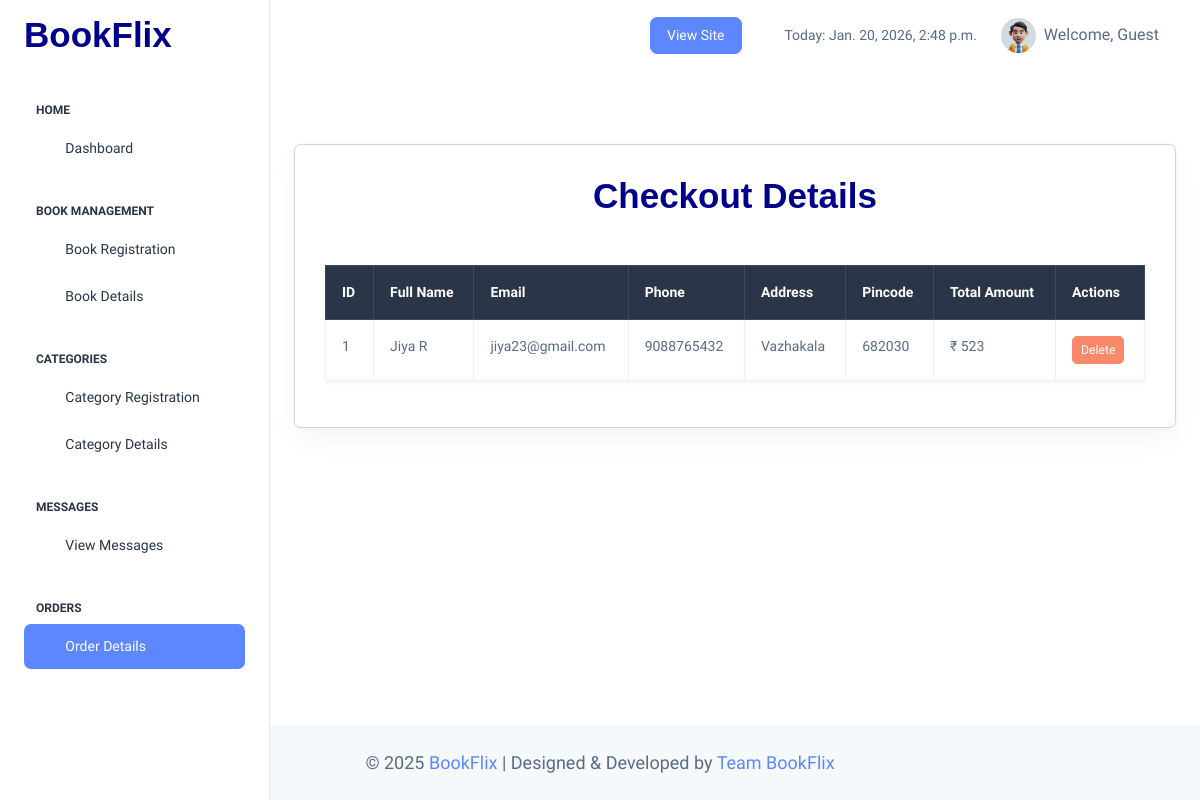
Page /Orderlist/ on the earlier database version.
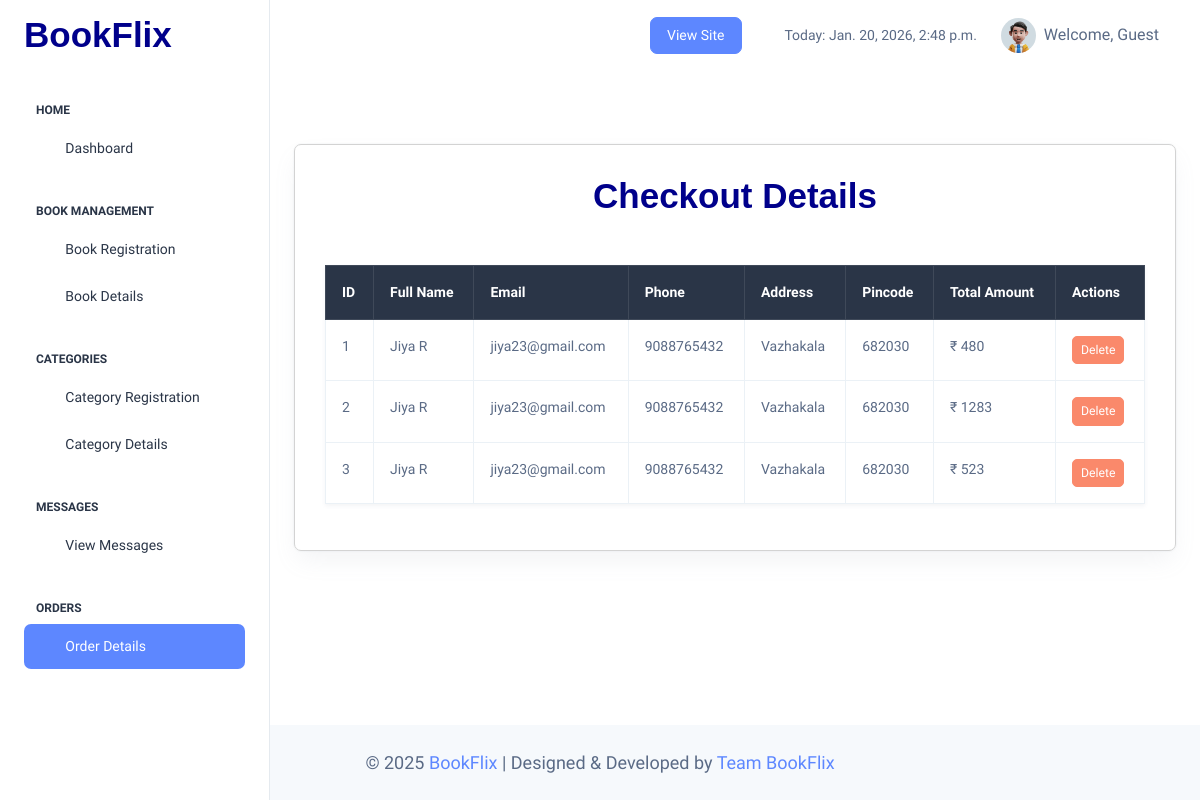
Same page on the later database version.
### webapp/models.py (models this page shows)
class Checkoutdb(models.Model):
    Fullname = models.CharField(max_length=30, null=True, blank=True)
    Email = models.EmailField(max_length=30, null=True, blank=True)
    Phone = models.IntegerField(null=True, blank=True)
    Address = models.TextField(null=True, blank=True)
    Pincode = models.IntegerField(null=True, blank=True)
    Total_amount = models.IntegerField(null=True, blank=True)

### Myapp/views.py (the view)
# urls.py: path("Orderlist/", views.Orderlist, name="Orderlist"),
def Orderlist(request):
    date=datetime.datetime.now()
    data = Checkoutdb.objects.all().order_by('-id')
    return render(request, "Order.html", {'data': data,'date':date})

### Myapp/templates/Order.html
{% extends 'index.html' %}
{% block content %}
<div>
    <div class="card mb-5 mt-5"
         style="height:auto; width:auto; margin:auto; border:1px solid lightgrey; background: rgba(255,255,255,0.15);backdrop-filter: blur(10px); padding:30px;">
        <h1 class="text-center mb-5" style="color:darkblue; font-size:35px; font-weight:bold; font-family:Arial;">
            Checkout Details</h1>
        <table class="table table-bordered table-hover shadow-sm bg-white">
            <thead class="table-dark">
            <tr>
                <th>ID</th>
                <th>Full Name</th>
                <th>Email</th>
                <th>Phone</th>
                <th>Address</th>
                <th>Pincode</th>
                <th>Total Amount</th>
                <th>Actions</th>
            </tr>
            </thead>
            <tbody>
            {% for i in data %}
            <tr>
                <td>{{ forloop.counter }}</td>
                <td>{{ i.Fullname }}</td>
                <td>{{ i.Email }}</td>
                <td>{{ i.Phone }}</td>
                <td>{{ i.Address }}</td>
                <td>{{ i.Pincode }}</td>
                <td>₹ {{ i.Total_amount }}</td>
                <td>
                    <a href="{% url 'Deleteorder' i.id %}"
                       class="btn btn-danger btn-sm"
                       onclick="return confirm('Are you sure you want to delete this record?')">
                        Delete
                    </a>
                </td>
            </tr>
            {% empty %}
            <tr>
                <td colspan="8" class="text-center text-muted">No checkout records found.</td>
            </tr>
            {% endfor %}
            </tbody>
        </table>
    </div>
</div>
{% endblock %}

### Myapp/templates/index.html (shortened to what this page needs)
<!doctype html>
{% load static %}
<html lang="en">
<head>
    <link rel="stylesheet" href="{% static 'admin/assets/css/styles.min.css' %}">
</head>
<body>
<div class="page-wrapper" id="main-wrapper"
     data-layout="vertical" data-navbarbg="skin6"
     data-sidebartype="full" data-sidebar-position="fixed"
     data-header-position="fixed">
    <aside class="left-sidebar">
        <div>
            <div class="brand-logo d-flex align-items-center justify-content-between">
                <a href="{% url 'Home' %}" class="text-nowrap logo-img">
                    <span style="color:DarkBlue; font-size:35px; font-family:Arial; font-weight:Bolder">
                        BookFlix
                    </span>
                </a>
            </div>
            <nav class="sidebar-nav scroll-sidebar" data-simplebar>
                <ul id="sidebarnav">
                    <li class="nav-small-cap">
                        <span class="hide-menu">HOME</span>
                    </li>
                    <li class="sidebar-item">
                        <a class="sidebar-link" href="{% url 'Home' %}">
                            <i class="ti ti-layout-dashboard"></i>
                            <span class="hide-menu">Dashboard</span>
                        </a>
                    </li>
                    <li class="nav-small-cap">
                        <span class="hide-menu">BOOK MANAGEMENT</span>
                    </li>
                    <li class="sidebar-item">
                        <a class="sidebar-link" href="{% url 'addbook' %}">
                            <i class="ti ti-book"></i>
                            <span class="hide-menu">Book Registration</span>
                        </a>
                    </li>
                    <li class="sidebar-item">
                        <a class="sidebar-link" href="{% url 'displaybook' %}">
                            <i class="ti ti-book"></i>
                            <span class="hide-menu">Book Details</span>
                        </a>
                    </li>
                    <li class="nav-small-cap">
                        <span class="hide-menu">CATEGORIES</span>
                    </li>
                    <li class="sidebar-item">
                        <a class="sidebar-link" href="{% url 'addcatergory' %}">
                            <i class="ti ti-folder-plus"></i>
                            <span class="hide-menu">Category Registration</span>
                        </a>
                    </li>
                    <li class="sidebar-item">
                        <a class="sidebar-link" href="{% url 'displaycatergory' %}">
                            <i class="ti ti-folder"></i>
                            <span class="hide-menu">Category Details</span>
                        </a>
                    </li>
                    <li class="nav-small-cap">
                        <span class="hide-menu">MESSAGES</span>
                    </li>
                    <li class="sidebar-item">
                        <a class="sidebar-link" href="{% url 'displaymessage' %}">
                            <i class="ti ti-message"></i>
                            <span class="hide-menu">View Messages</span>
                        </a>
                    </li>
                    <li class="nav-small-cap">
                        <span class="hide-menu">ORDERS</span>
                    </li>
                    <li class="sidebar-item">
                        <a class="sidebar-link" href="{% url 'Orderlist' %}">
                            <i class="ti ti-receipt"></i>
                            <span class="hide-menu">Order Details</span>
                        </a>
                    </li>
                </ul>
            </nav>
        </div>
    </aside>
    <div class="body-wrapper">
        <header class="app-header">
            <nav class="navbar navbar-expand-lg navbar-light">
                <div class="navbar-collapse justify-content-end px-3">
                    <a href="{% url 'Homepage' %}" target="_blank" class="btn btn-primary me-4">
                        View Site
                    </a>
                    <span class="me-4 d-flex align-items-center" style="font-size:14px;">
                        <i class="ti ti-calendar"></i>
                        <span class="ms-2">Today: {{date}}</span>
                    </span>
                    <div class="nav-item dropdown">
                        <a class="nav-link d-flex align-items-center" data-bs-toggle="dropdown" style="cursor:pointer;">
                            <img src="{% static 'admin/assets/images/profile/user-1.jpg' %}"
                                 width="35" height="35" class="rounded-circle">
                            <span class="ms-2 fw-bold" style="font-size:16px;">
                                {% if request.session.username %}
                                    Welcome, {{request.session.username}}
                                {% else %}
                                    Welcome, Guest
                                {% endif %}
                            </span>
                        </a>
                    </div>
                </div>
            </nav>
        </header>
        <div class="container-fluid py-5 mt-5">
            {% block content %}{% endblock %}
        </div>
    </div>
    <footer class="py-4 px-6 text-center bg-light">
        <p class="mb-0 fs-5">
            © 2025 <span class="text-primary fw-bold">BookFlix</span> |
            Designed & Developed by <span class="text-primary">Team BookFlix</span>
        </p>
    </footer>
</div>
</body>
</html>

### Myapp/templates/index.html (style rules this page uses)
html, body { height: 100%; margin: 0; }
body { display: flex; flex-direction: column; }
.page-wrapper { display: flex; flex-direction: column; min-height: 100vh; }
.body-wrapper { flex: 1; }

Differences in the rows shown:
added Checkoutdb: Fullname "Jiya R", Email "jiya23@gmail.com", Phone "9088765432", Address "Vazhakala", Pincode "682030", Total_amount "480"
added Checkoutdb: Fullname "Jiya R", Email "jiya23@gmail.com", Phone "9088765432", Address "Vazhakala", Pincode "682030", Total_amount "1283"
